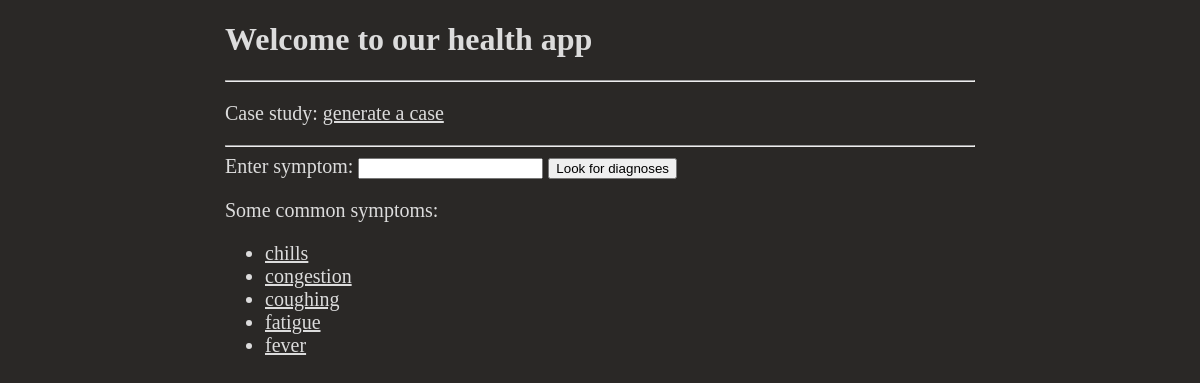
The app's page /health/, older data.
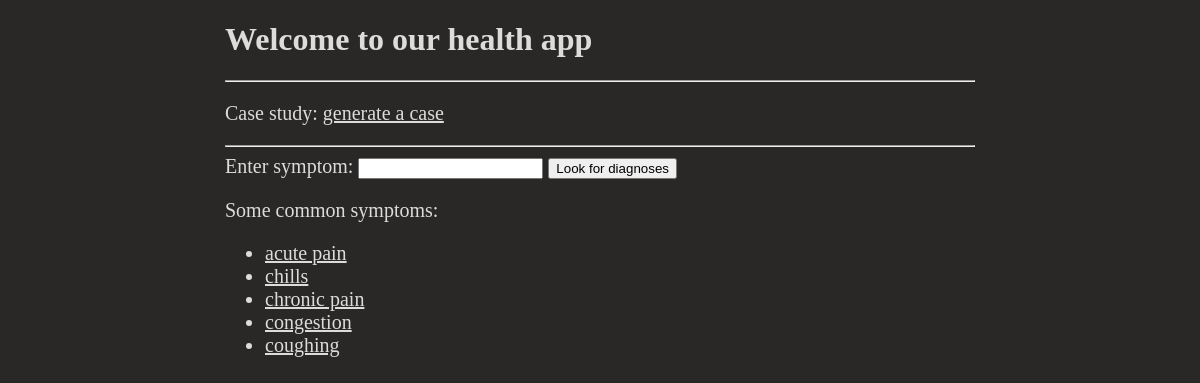
The same page, newer data.
### health/models.py (models this page shows, shortened)
class Symptom(models.Model):
    symptom_text = models.CharField(max_length=200)
    locations = models.ManyToManyField(Location)
    class Meta:
        ordering = ('symptom_text',)

### health/views.py (the view)
# urls.py: path('', views.home, name='home'),
def home(request):
    common_symptoms = Symptom.objects.all()[:5]
    context = { 'common_symptoms': common_symptoms }
    return render(request, 'health/home.html', context)

### health/templates/health/home.html (shortened to what this page needs)
<!DOCTYPE html>
<html>
  <head>
    {% load static %}
    <link rel="stylesheet" type="text/css" href="{% static 'health/style.css' %}">
  </head>
  <body>
    <h1> Welcome to our health app </h1>
    <hr>
    <p> Case study: <a href="{% url 'health:case' %}"> generate a case </a> </p>
    <hr>
    <form onSubmit="return getURL_given_input();">
      Enter symptom: <input type="text" name="url" id="url"> <input type="submit" value="Look for diagnoses">
    </form>
    {% if common_symptoms %}
      <p> Some common symptoms: </p>
      <ul>
      {% for symptom in common_symptoms %}
        <li><a href="{% url 'health:diagnoses' symptom.symptom_text %}"> {{ symptom.symptom_text }} </a></li>
      {% endfor %}
      </ul>
    {% else %}
      <p> No symptom information saved in system. </p>
    {% endif %}
  </body>
</html>

### health/static/health/style.css (style rules this page uses)
body { color: gainsboro; background: #2A2826; margin: auto; width: 75%; max-width: 750px; }
p, form, ul { font-size:20px; }
a:link, a:visited { color: gainsboro; }

Row changes from the older to the newer data that the page shows:
no longer on this page (row unchanged): Symptom: symptom_text "fatigue"
no longer on this page (row unchanged): Symptom: symptom_text "fever"
added Symptom: symptom_text "acute pain"
added Symptom: symptom_text "chronic pain"
